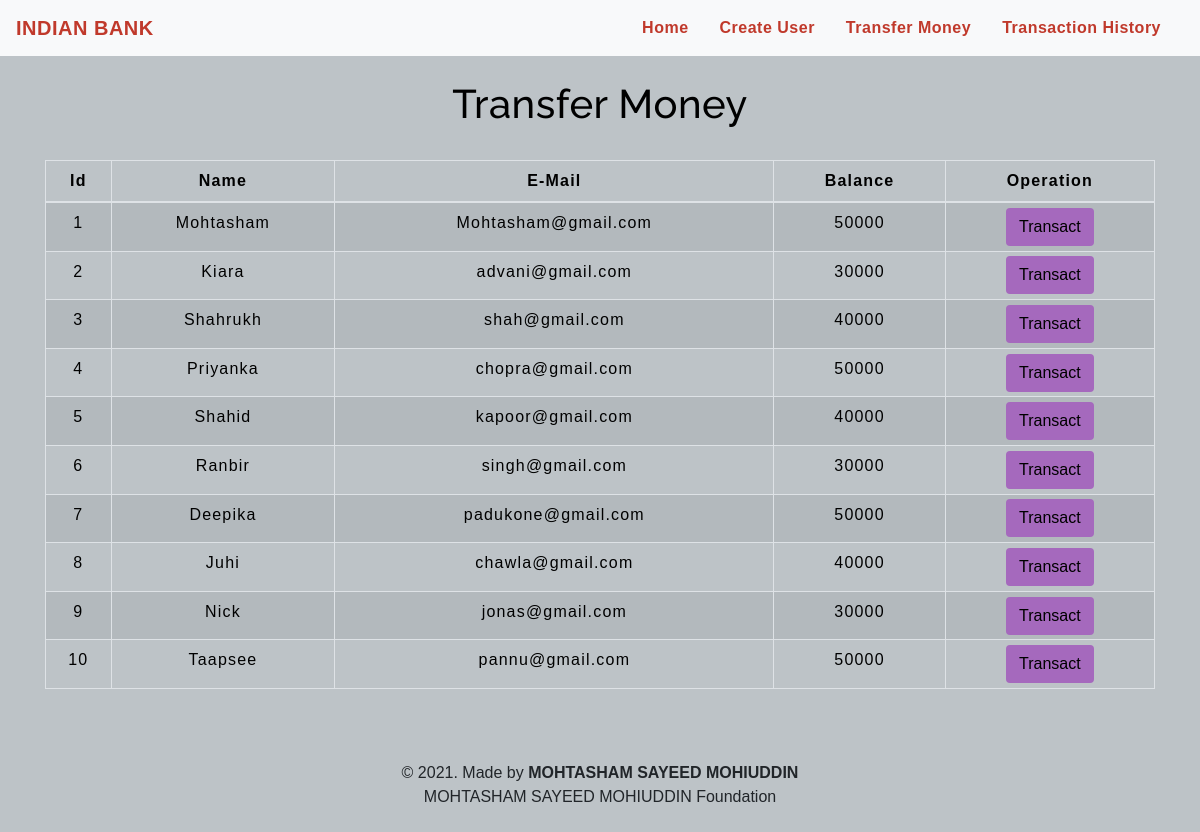
The app's page /transfermoney.php with its own data.
### tables this page shows
CREATE TABLE `users` (
  `id` int(3) NOT NULL,
  `name` text NOT NULL,
  `email` varchar(30) NOT NULL,   
  `balance` int(8) NOT NULL
);

### transfermoney.php (the view, shortened to what this page needs)
<!DOCTYPE html>
<html lang="en">
<head>
    <link rel="stylesheet" href="https://maxcdn.bootstrapcdn.com/bootstrap/4.0.0/css/bootstrap.min.css">
    <link rel="stylesheet" type="text/css" href="css/table.css">
    <link rel="stylesheet" type="text/css" href="css/navbar.css">
</head>
<body style="background-color : #BDC3C7;">
<?php
    include 'config.php';
    $sql = "SELECT * FROM users";
    $result = mysqli_query($conn, $sql);
?>
<?php
  include 'navbar.php';
?>
<div class="container">
        <h2 class="text-center pt-4" style="color : black;">Transfer Money</h2>
        <br>
            <div class="row">
                <div class="col">
                    <div class="table-responsive-sm">
                    <table class="table table-hover table-sm table-striped table-condensed table-bordered" style="border-color:black;">
                        <thead style="color : black;">
                            <tr>
                            <th scope="col" class="text-center py-2">Id</th>
                            <th scope="col" class="text-center py-2">Name</th>
                            <th scope="col" class="text-center py-2">E-Mail</th>
                            <th scope="col" class="text-center py-2">Balance</th>
                            <th scope="col" class="text-center py-2">Operation</th>
                            </tr>
                        </thead>
                        <tbody>
                <?php
                    while($rows=mysqli_fetch_assoc($result)){
                ?>
                    <tr style="color : black;">
                        <td class="py-2"><?php echo $rows['id'] ?></td>
                        <td class="py-2"><?php echo $rows['name']?></td>
                        <td class="py-2"><?php echo $rows['email']?></td>
                        <td class="py-2"><?php echo $rows['balance']?></td>
                        <td><a href="selecteduserdetail.php?id= <?php echo $rows['id'] ;?>"> <button type="button" class="btn" style="background-color : #A569BD;">Transact</button></a></td>
                    </tr>
                <?php
                    }
                ?>
                        </tbody>
                    </table>
                    </div>
                </div>
            </div>
         </div>
         <footer class="text-center mt-5 py-2">
            <p>&copy 2021. Made by <b>MOHTASHAM SAYEED MOHIUDDIN</b> <br> MOHTASHAM SAYEED MOHIUDDIN Foundation</p>
        </footer>
</body>
</html>

### navbar.php (shortened to what this page needs)
<nav class="navbar navbar-expand-md navbar-light bg-light">
      <a class="navbar-brand" href="index.php" style="color : #C0392B;"><b>INDIAN BANK</b></a>
      <div class="collapse navbar-collapse" id="collapsibleNavbar">
            <ul class="navbar-nav ml-auto">
              <li class="nav-item">
                <a class="nav-link" href="index.php" style="color : #C0392B;"><b>Home</b></a>
              </li>
              <li class="nav-item">
                <a class="nav-link" href="createuser.php" style="color : #C0392B;"><b>Create User</b></a>
              </li>
              <li class="nav-item">
                <a class="nav-link" href="transfermoney.php" style="color : #C0392B;"><b>Transfer Money</b></a>
              </li>
              <li class="nav-item">
                <a class="nav-link" href="transactionhistory.php" style="color : #C0392B;"><b>Transaction History</b></a>
              </li>
          </div>
       </nav>

### css/table.css (style rules this page uses)
* { padding: 0; margin: 0; box-sizing: border-box; font-family: sans-serif; }
h2 { font-size: 40px; }
table { letter-spacing: 1.2px; }
td { text-align: center; }
button { border: none; background: #d9d9d9; transition: 1s; }

### css/navbar.css (style rules this page uses)
.nav-link { margin-right: 15px; color: #2F363F; letter-spacing: 0.5px; transition: 0.5s; }
.navbar-brand { color: #4C4B4B; letter-spacing: 0.5px; }
h2 { color: #4C4B4B; letter-spacing: 0.5px; font-family: raleway; }

### transfermoney.php (style rules this page uses)
button { transition: 1.5s; }

### records on screen
users: id "1", name "Mohtasham", email "Mohtasham@gmail.com", balance "50000"
users: id "2", name "Kiara", email "advani@gmail.com", balance "30000"
users: id "3", name "Shahrukh", email "shah@gmail.com", balance "40000"
users: id "4", name "Priyanka", email "chopra@gmail.com", balance "50000"
users: id "5", name "Shahid", email "kapoor@gmail.com", balance "40000"
users: id "6", name "Ranbir", email "singh@gmail.com", balance "30000"
users: id "7", name "Deepika", email "padukone@gmail.com", balance "50000"
users: id "8", name "Juhi", email "chawla@gmail.com", balance "40000"
users: id "9", name "Nick", email "jonas@gmail.com", balance "30000"
users: id "10", name "Taapsee", email "pannu@gmail.com", balance "50000"
